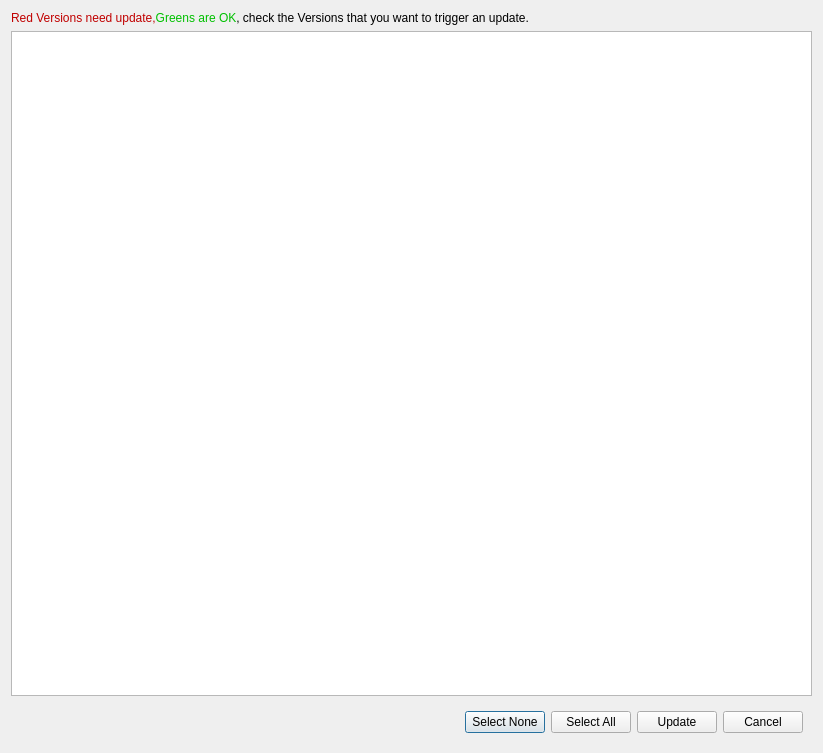
<?xml version="1.0" encoding="UTF-8"?>
<ui version="4.0">
 <class>Dialog</class>
 <widget class="QDialog" name="Dialog">
  <property name="windowModality">
   <enum>Qt::ApplicationModal</enum>
  </property>
  <property name="geometry">
   <rect>
    <x>0</x>
    <y>0</y>
    <width>823</width>
    <height>753</height>
   </rect>
  </property>
  <property name="windowTitle">
   <string>Version Updater</string>
  </property>
  <layout class="QVBoxLayout" name="verticalLayout">
   <item>
    <widget class="QLabel" name="label">
     <property name="text">
      <string>&lt;html&gt;&lt;head/&gt;&lt;body&gt;&lt;p&gt;&lt;span style=&quot; color:#c00000;&quot;&gt;Red Versions need update,&lt;/span&gt;&lt;span style=&quot; color:#00c000;&quot;&gt;Greens are OK&lt;/span&gt;, check the Versions that you want to trigger an update.&lt;/p&gt;&lt;/body&gt;&lt;/html&gt;</string>
     </property>
    </widget>
   </item>
   <item>
    <widget class="QTreeView" name="versions_treeView"/>
   </item>
   <item>
    <widget class="QWidget" name="horizontalWidget" native="true">
     <property name="sizePolicy">
      <sizepolicy hsizetype="Preferred" vsizetype="Preferred">
       <horstretch>0</horstretch>
       <verstretch>0</verstretch>
      </sizepolicy>
     </property>
     <layout class="QHBoxLayout" name="horizontalLayout">
      <item>
       <spacer name="horizontalSpacer">
        <property name="orientation">
         <enum>Qt::Horizontal</enum>
        </property>
        <property name="sizeHint" stdset="0">
         <size>
          <width>40</width>
          <height>20</height>
         </size>
        </property>
       </spacer>
      </item>
      <item>
       <widget class="QPushButton" name="selectNone_pushButton">
        <property name="text">
         <string>Select None</string>
        </property>
       </widget>
      </item>
      <item>
       <widget class="QPushButton" name="selectAll_pushButton">
        <property name="text">
         <string>Select All</string>
        </property>
       </widget>
      </item>
      <item>
       <widget class="QPushButton" name="update_pushButton">
        <property name="text">
         <string>Update</string>
        </property>
       </widget>
      </item>
      <item>
       <widget class="QPushButton" name="cancel_pushButton">
        <property name="text">
         <string>Cancel</string>
        </property>
       </widget>
      </item>
     </layout>
    </widget>
   </item>
  </layout>
 </widget>
 <resources/>
 <connections/>
</ui>
